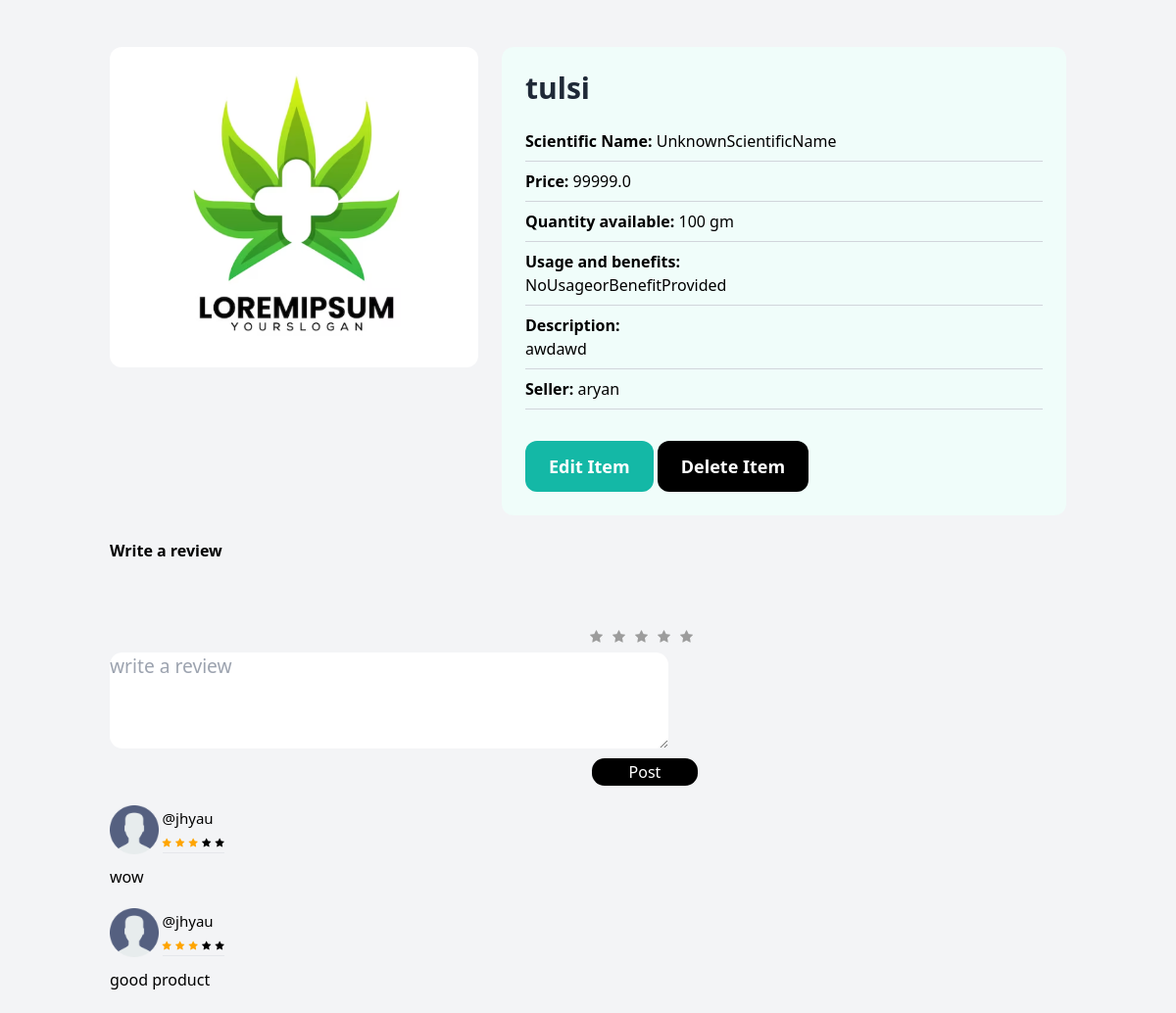
Screenshot of /3/ (signed in) with the database file from the repository.
### item/models.py (models this page shows, shortened)
class Item(models.Model):
    category = models.ForeignKey(Category, related_name='items', on_delete=models.CASCADE)
    name = models.CharField(max_length=255)
    scientific_name = models.CharField(max_length=255, default='')
    description = models.TextField(blank=True, null=True)
    usage_and_benefits = models.TextField(default='', blank=False, null=False)
    price = models.CharField(max_length=255)
    quantity_available = models.CharField(max_length=255)
    image = models.ImageField(upload_to='item_images', blank=True, null=True)
    is_sold = models.BooleanField(default=False)
    created_by = models.ForeignKey(User, related_name='items', on_delete=models.CASCADE)
    created_at = models.DateTimeField(auto_now_add=True)
    discount = models.DecimalField(max_digits=5, decimal_places=2, default=0)  # New field for discount
    discounted_price = models.DecimalField(max_digits=10, decimal_places=2, null=True, blank=True)

class  review(models.Model):
    user = models.ForeignKey(User, on_delete=models.CASCADE)
    item = models.ForeignKey(Item, on_delete=models.CASCADE)
    review_desp = models.CharField(max_length=100)
    rating = models.IntegerField()

### item/views.py (the view)
# urls.py: path('<int:pk>/', views.detail, name='detail'),
def detail(request, pk):
    item = get_object_or_404(Item, pk=pk)
    reviews = review.objects.filter(item=item)
    item_image_gallery = ItemImageGallery.objects.filter(item=item).first()
    if request.method == 'POST':
        star_rating = request.POST.get('rating')
        item_review = request.POST.get('item_review')
        review.objects.create(user=request.user, item=item, rating=star_rating, review_desp=item_review)
    return render(request, 'item/detail.html', {
        'item': item,
        'reviews': reviews,
        'item_image_gallery': item_image_gallery,
    })

### item/templates/item/detail.html (shortened to what this page needs)
<!DOCTYPE html>
<html lang="en">
<head>
    <script src="https://cdn.tailwindcss.com"></script>
</head>
<body class="container mx-auto mt-6 p-6 bg-gray-100 rounded-xl">
    <div class="grid grid-cols-1 md:grid-cols-2 lg:grid-cols-5 gap-6">
        <div class="md:col-span-2">
            <img src="{{ item.image.url }}" alt="{{ item.name }}" class="rounded-xl w-full">
        </div>
        <div class="md:col-span-3 p-6 bg-teal-50 rounded-xl">
            <h1 class="mb-6 text-3xl font-bold text-gray-800">{{ item.name }}</h1>
            <div class="details">
                <p class="detail-item text-black"><strong>Scientific Name: </strong>{{ item.scientific_name }}</p>
                <hr class="my-2 border-gray-300">
                <p class="detail-item text-black"><strong>Price: </strong>{{ item.price }}</p>
                <hr class="my-2 border-gray-300">
                <p class="detail-item text-black"><strong>Quantity available: </strong>{{ item.quantity_available }}</p>
                <hr class="my-2 border-gray-300">
                {% if item.usage_and_benefits %}
                <p class="detail-item text-black">
                    <strong class="text-black">Usage and benefits: </strong><br>
                    {{ item.usage_and_benefits }}
                </p>
                <hr class="my-2 border-gray-300">
                {% endif %}
                {% if item.description %}
                <p class="detail-item text-black">
                    <strong class="text-black">Description: </strong><br>
                    {{ item.description }}
                </p>
                <hr class="my-2 border-gray-300">
                {% endif %}
                <p class="detail-item text-black"><strong>Seller: </strong>{{ item.created_by }}</p>
                <hr class="my-2 border-gray-300">
                {% if request.user == item.created_by %}
                    <a href="{% url 'item:edit' item.id %}"
                        class="inline-block mt-6 px-6 py-3 text-lg font-semibold bg-teal-500 text-white rounded-xl">Edit Item
                    </a>
                    <a href="{% url 'item:delete' item.id %}"
                        class="inline-block mt-6 px-6 py-3 text-lg font-semibold bg-black text-white rounded-xl">Delete Item
                    </a>
                {% else %}
                    <a href="#" class="inline-block mt-6 px-6 py-3 text-lg font-semibold bg-black text-white rounded-xl hover:bg-gray-800"
                        target="_blank">Contact Seller</a>
                {% endif %}
            </div>
        </div>
        <div>
        {% include 'item/rating.html'%}
    </div>
</body>
</html>

### item/templates/item/rating.html (shortened to what this page needs)
<!DOCTYPE html>
<html lang="en">
{% load static %}
<head>
  <link rel="stylesheet" href="https://cdnjs.cloudflare.com/ajax/libs/font-awesome/4.7.0/css/font-awesome.min.css">
</head>
<body>
  <div class="form_parent">
    <p style="font-weight:600;">Write a review</p>
    <form method="Post">
      <div class="rating">
        <label class="star" for="star5" title="Awesome" aria-hidden="true"></label>
        <label class="star" for="star4" title="Great" aria-hidden="true"></label>
        <label class="star" for="star3" title="Very good" aria-hidden="true"></label>
        <label class="star" for="star2" title="Good" aria-hidden="true"></label>
        <label class="star" for="star1" title="Bad" aria-hidden="true"></label>
      </div>
      <div class="comment_box">
        <textarea name="item_review" placeholder="write a review" rows="6" cols="50" id="review-text"
          required></textarea>
        <input type="submit" class="post_btn" value="Post">
      </div>
    </form>
    {% for x in reviews%}
    <div class="comment_body">
      <div class="comment_user">
        <div style="border-radius:50%; height: 50px; width: 50px;">
          <img src="{% static './dashboard/images/user.png'%}" style="height: 100%; width: 100%; object-fit: cover;">
        </div>
        <div class="user_rat_info">
          <h1> @{{x.user}}</h1>
          <div class="rating_star">
            {% if x.rating > 0 %}
            <i class="fa fa-star {% if x.rating  < 1 %} no-checked {% else %} checked {% endif %} " id="check-star"></i>
            <i class="fa fa-star {% if x.rating  < 2 %} no-checked {% else %} checked {% endif %} " id="check-star"></i>
            <i class="fa fa-star {% if x.rating  < 3 %} no-checked {% else %} checked {% endif %} " id="check-star"></i>
            <i class="fa fa-star {% if x.rating  < 4 %} no-checked {% else %} checked {% endif %} " id="check-star"></i>
            <i class="fa fa-star {% if x.rating  < 5 %} no-checked {% else %} checked {% endif %} " id="check-star"></i>
            <hr>
            {% endif %}
          </div>
        </div>
      </div>
      <div class="comment">
        <span>{{x.review_desp}}</span>
      </div>
    </div>
    {%endfor%}
  </div>
</body>
</html>

### item/templates/item/rating.html (style rules this page uses)
.checked { color: orange; }
.rating { margin-top: 40px; border: none; float: left; }
.rating>label { color: #9C9C9C; font-size: 7px; float: right; }
.form_parent { display: flex; flex-flow: column wrap; gap: 2vmin; }
.form_parent form { display: flex; flex-flow: column wrap; }
.post_btn { align-self: flex-end; margin-top: 1vmin; border-radius: 0.8rem; border: none; font-size: 1rem; display: flex; justify-content: center; align-items: center; color: white; background-color: black; height: 2.3vmax; width: 9vmax; }
.rating>label:before { margin: 5px; font-size: 2em; font-family: FontAwesome; content: "\f005"; display: inline-block; }
#check-star { font-size: 10px; }
.comment_body { display: flex; flex-flow: column wrap; gap: 1vmin; }
.comment_user { display: flex; align-items: center; flex-wrap: wrap; gap: 0.3vmax; }
.comment_user h1 { color: black; font-size: 15px; }
.comment { color: black; font-size: 16px; }
.user_rat_info { display: flex; flex-flow: column wrap; }
.form_parent form { width: 70%; display: flex; flex-flow: column wrap; }
.form_parent form textarea { display: flex; width: 570px; height: 98px; border-radius: 0.8rem; font-size: 1.2rem; }
.comment_box { display: flex; flex-flow: column wrap; width: 600px; }

### rows the page displays
Item: image (picture), name "tulsi", scientific_name "UnknownScientificName", price "99999.0", quantity_available "100 gm", usage_and_benefits "NoUsageorBenefitProvided", description "awdawd", created_by "aryan"
review: user "jhyau", review_desp "wow"
review: user "jhyau", review_desp "good product"
